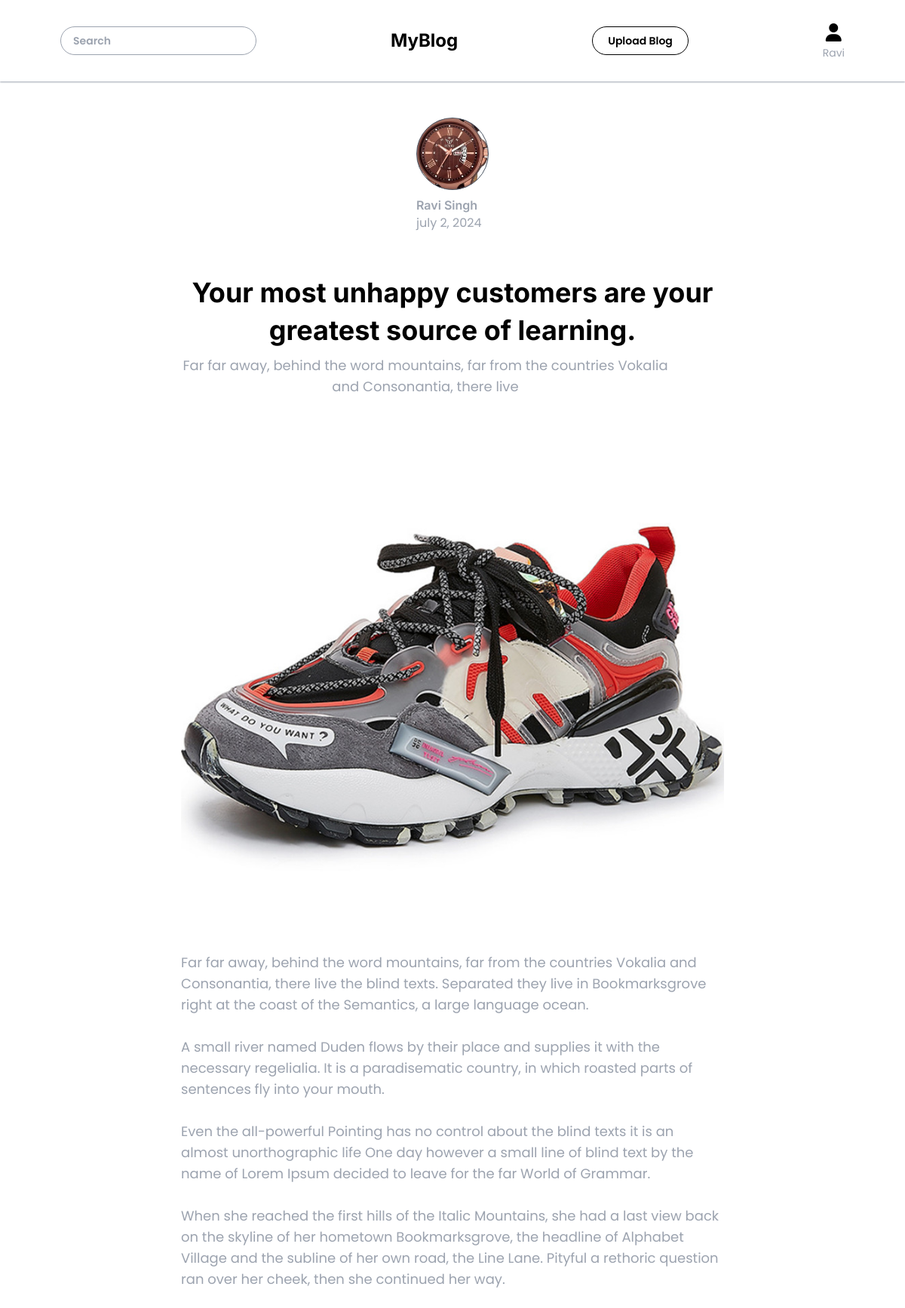
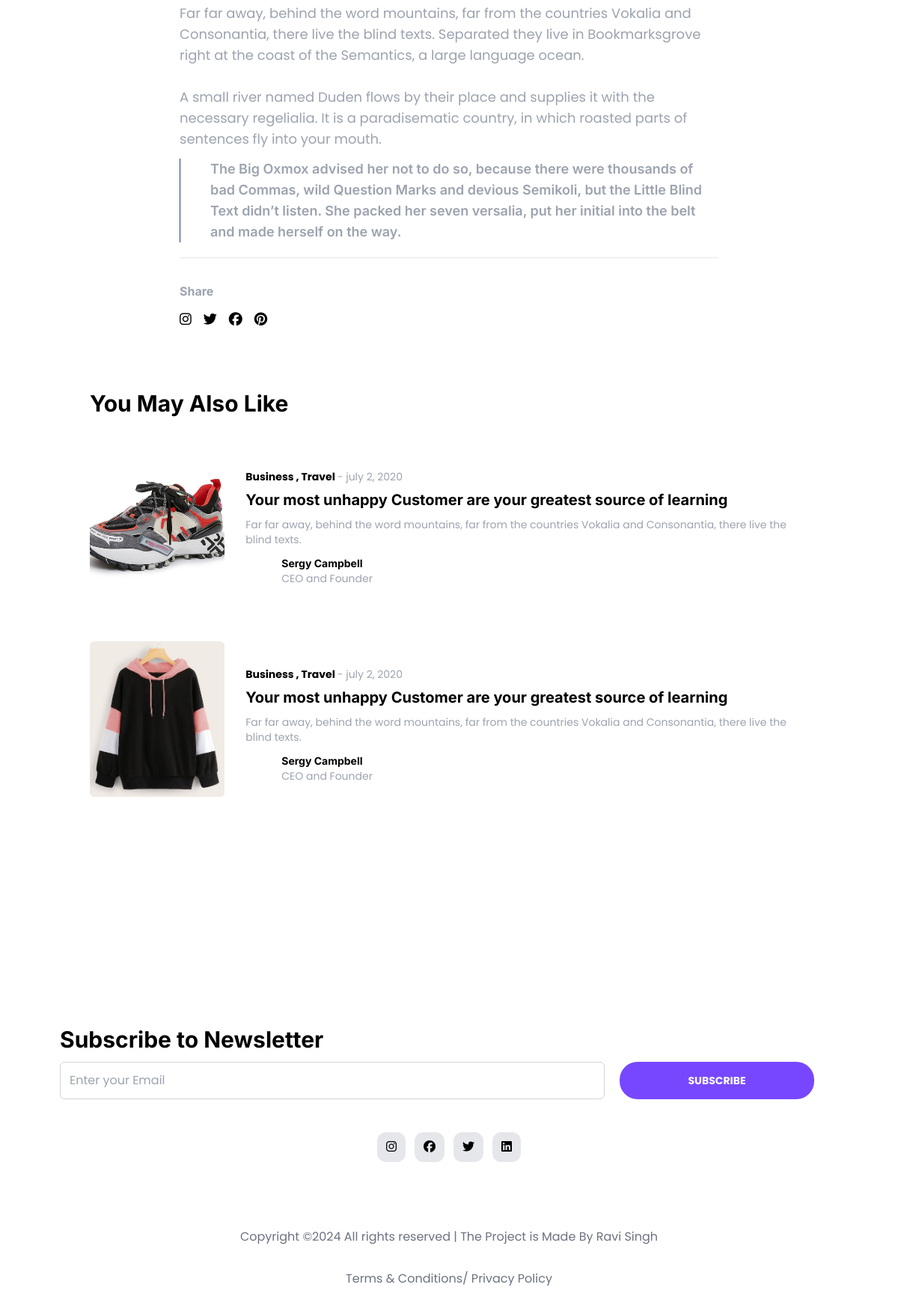
/blog/2 (signed in), run on the app's committed database (2 pictures, top to bottom).
### flask_blog/model.py (models this page shows, shortened)
class User(db.Model, UserMixin):
    id = db.Column(db.Integer, primary_key=True)
    firstname = db.Column(db.String(50), nullable=False)
    lastname = db.Column(db.String(50), nullable=False)
    username = db.Column(db.String(50), unique=True, nullable=False)
    email = db.Column(db.String(120), unique=True, nullable=False)
    phone = db.Column(db.Integer(), unique=True, nullable=False)
    profile_pic = db.Column(db.String(120), nullable=False, default='default_profile.jpg')
    cover_pic = db.Column(db.String(120), nullable=False, default='default_cover.jpg')
    password = db.Column(db.String(60), nullable=False)
    date_created = db.Column(db.DateTime, nullable=False, default=datetime.utcnow)
    blogs = db.relationship("Blog", backref = "author", lazy= True)

class Blog(db.Model):
    blog_id = db.Column(db.Integer, primary_key= True)
    blog_title = db.Column(db.String(200), nullable= False )
    blog_content = db.Column(db.String(2000), nullable= False )
    blog_img = db.Column(db.String(200), nullable= False )
    blog_highlights = db.Column(db.String(500), nullable= True )
    blog_category = db.Column(db.String(50), nullable= True )
    blog_user = db.Column(db.Integer, db.ForeignKey("user.id"), nullable= False)

### flask_blog/routes.py (the view)
@app.route("/blog/<id>")
@login_required
def detailBlog(id):
    showBlog = Blog.query.filter_by(blog_id = id).first()
    relatedBlog = Blog.query.filter_by(blog_category = showBlog.blog_category)
    return render_template("showBlog.html", blog = showBlog, related = relatedBlog)

### flask_blog/__init__.py (called while the page is built)
def create_app():
    from flask_blog import routes, model
    @app.before_request
    def make_session_permanent():
        session.permanent = True
    with app.app_context():
        db.create_all()
    return app

### flask_blog/model.py (called while the page is built)
@login_manager.user_loader
def load_user(user_id):
    return User.query.get(int(user_id))

### flask_blog/routes.py (called while the page is built)
@app.template_filter('nl2br')
def nl2br(value):
    return value.replace('\n', '<br>\n')

### flask_blog/templates/showBlog.html (shortened to what this page needs)
{% extends "base.html" %}
{% block body %}
<section class="flex flex-col items-center justify-center py-12">
    <a href="/profile/{{blog.author.id}}">
    <div class="w-24 h-24 rounded-full  mx-auto bg-cover bg-center bg-no-repeat border border-gray-600" style="background-image: url('../static/media/{{blog.author.profile_pic}}');"></div>
    <p class="text-gray-400 font-semibold font-header mt-2">{{blog.author.firstname}} {{blog.author.lastname}}</p>
    <p class="text-gray-400">july 2, 2024</p>
</a>
</section>
<section class="blog w-3/5 mx-auto">
    <h2 class="text-4xl text-center font-bold my-2 font-header leading-snug">{{blog.blog_title}}</h2>
    <p class="text-gray-400 text-lg text-center w-[90%] mb-2">{{blog.blog_content[:100]}}</p>
    <img src="../static/media/{{blog.blog_img}}" alt="" class="w-full rounded-md my-2">
    <p class="text-gray-400 my-2 text-lg">{{blog.blog_content | nl2br | safe}}</p>
    {% if blog.blog_highlights %}
    <div class="highlights pl-10 border-l border-blue-900 my-3">
        <p class="text-gray-400 font-header font-semibold text-lg">{{blog.blog_highlights}}</p>
    </div>
    {% endif %}
    <hr class="mt-5 font-bold text-gray-700">
</section>
<div class="share py-8 w-3/5 mx-auto">
    <p class="text-gray-400 font-bold font-header">Share</p>
    <ul class="social-icon flex gap-4 py-3">
        <li class="text-lg"><i class="fa-brands fa-instagram"></i></li>
        <li class="text-lg"><i class="fa-brands fa-twitter"></i></li>
        <li class="text-lg"><i class="fa-brands fa-facebook"></i></li>
        <li class="text-lg"><i class="fa-brands fa-pinterest"></i></li>
    </ul>
</div>
<section class="related w-4/5 mx-auto">
    <h2 class="py-9 text-3xl font-bold font-header">You May Also Like</h2>
    <div class="relatedBlog flex flex-col gap-10">
        {% for blg in related %}
        <div class="singleBlog flex gap-7 items-center">
            <div class="imgContain w-1/5 h-52 bg-slate-500 bg-center bg-cover bg-no-repeat rounded-md mb-4" style="background-image: url('../static/media/{{blg.blog_img}}');"></div>
            <div id="detail" class="flex flex-col items-start justify-center">
                <p class="font-bold text-black text-sm">Business , Travel <span
                        class="text-gray-400 font-normal"> - july 2, 2020</span></p>
                <h2 class="text-xl leading-snug font-header my-2 font-bold">{{num}} Your most unhappy Customer
                    are your greatest source of learning</h2>
                    <p class="text-gray-400 text-sm mb-3">Far far away, behind the word mountains, far from the
                        countries Vokalia and Consonantia, there live the blind texts.</p>
                <h3 class="flex gap-2 items-center">
                    <div class="">
                        <p class="font-bold font-header text-sm">Sergy Campbell</p>
                        <p class="text-gray-400 text-sm">CEO and Founder</p>
                    </div>
                </h3>
            </div>
        </div>
        {% endfor %}
    </div>
</section>
{% endblock %}

### flask_blog/templates/base.html (shortened to what this page needs)
<!DOCTYPE html>
<html lang="en">
<head>
    <link rel="stylesheet" href="{{ url_for('static', filename ='output.css') }}">
    <link rel="stylesheet" href="https://cdnjs.cloudflare.com/ajax/libs/font-awesome/6.5.2/css/all.min.css"
 />
</head>
<body class="font-textFont">
    <nav class="flex bg-white justify-between px-20 py-7 shadow-sm shadow-gray-400 items-center">
        <form action="/search" class="w-[25%]" method="get">
        <input type="text" placeholder="Search" class="rounded-3xl text-sm w-full  font-semibold border border-gray-400 text-gray-500 px-4 py-2" name="search">
        </form>
        <h1 class="text-2xl text-center font-header font-bold">MyBlog</h1>
        <a href="/upload"><button class="bg-transparent border border-black rounded-3xl px-5 py-2 font-semibold text-sm">Upload Blog</button></a>
        <div class="flex flex-col justify-center items-center gap-0">
            {% if current_user.is_authenticated %}
            <a href="/profile/{{current_user.id}}"><h2 class="text-2xl hover:text-[#7747ff]" ><i class="fa-solid fa-user"></i></h2></a>
            <p class="text-sm text-gray-400 ">{{current_user.firstname}}</p>
            {% else %}
            <a href="/login"><h2 class="text-2xl hover:text-[#7747ff]" ><i class="fa-solid fa-user"></i></h2></a>
            <p class="text-sm text-gray-400 ">login</p>
            {% endif %}
        </div>
    </nav>
{% block body %}
{% endblock body %}
    <footer class="h-screen w-full">
        <div class="newsletter h-1/2 flex flex-col px-20 justify-end">
            <h2 class="font-bold text-3xl font-header">Subscribe to Newsletter</h2>
            <div class="email flex gap-5 py-3">
                <input type="text" class="w-[70%] border border-gray-300 p-3 rounded-md" placeholder="Enter your Email">
                <button
                    class="w-[25%] bg-[#7747ff] text-sm text-center text-white font-bold rounded-3xl">SUBSCRIBE</button>
            </div>
        </div>
        <div class="copyright h-1/2">
            <div class="social-media flex justify-center gap-3 py-8">
                <p class="p-2 px-3 bg-gray-200 rounded-xl hover:bg-[#7747ff] hover:text-white"><i
                        class="fa-brands fa-instagram"></i></p>
                <p class="p-2 px-3 bg-gray-200 rounded-xl hover:bg-[#7747ff] hover:text-white"><i
                        class="fa-brands fa-facebook"></i></p>
                <p class="p-2 px-3 bg-gray-200 rounded-xl hover:bg-[#7747ff] hover:text-white"><i
                        class="fa-brands fa-twitter"></i></p>
                <p class="p-2 px-3 bg-gray-200 rounded-xl hover:bg-[#7747ff] hover:text-white"><i
                        class="fa-brands fa-linkedin"></i></p>
            </div>
            <div class="copyrightText py-14 flex flex-col items-center gap-8">
                <p class="text-gray-500">Copyright ©2024 All rights reserved | The Project is Made By Ravi Singh</p>
                <p class="text-gray-500">Terms & Conditions/ Privacy Policy</p>
            </div>
        </div>
    </footer>
</body>
</html>

### data on the page
User: firstname "Ravi", author.profile_pic (picture), author.firstname "Ravi", author.lastname "Singh"
Blog: blog_title "Your most unhappy customers are your greatest source of learning.", blog_content "Far far away, behind the word mountains, far from the countries Vokalia and Consonantia, there live", blog_img (picture), blog_content "Far far away, behind the word mountains, far from the countries Vokalia and Consonantia, there live the blind texts. Separated they live in Bookmarksgrove right at the coast of the Semantics, a large language ocean. A small river named Duden flows by their place and supplies it with the necessary regelialia. It is a paradisematic country, in which roasted parts of sentences fly into your mouth. Even the all-powerful Pointing has no control about the blind texts it is an almost unorthographic life One day however a small line of blind text by the name of Lorem Ipsum decided to leave for the far World of Grammar. When she reached the first hills of the Italic Mountains, she had a last view…", blog_highlights "The Big Oxmox advised her not to do so, because there were thousands of bad Commas, wild Question Marks and devious Semikoli, but the Little Blind Text didn’t listen. She packed her seven versalia, put her initial into the belt and made herself on the way."
Blog: blog_img (picture)
